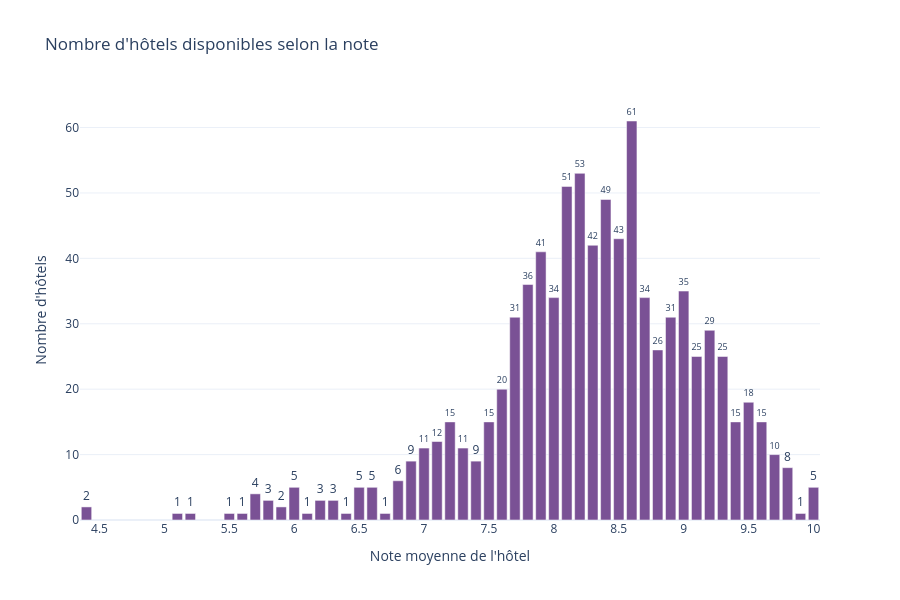

The notebook cell this image was saved under:
### Code cell
# Distribution du nombre d'hôtels en fonction de la note moyenne
fig_total = px.bar(
    reviews_by_rate,
    x="rate_num",
    y="number_of_hotels",
    text="number_of_hotels",
    hover_data={
        "rate_num": ":.1f",
        "number_of_hotels": True,
        "mean_reviews": ":,.0f",
        "median_reviews": ":,.0f"
    },
    labels={
        "rate_num": "Note moyenne",
        "number_of_hotels": "Nombre d'hôtels",
        "mean_reviews": "Nombre moyen d'avis",
        "median_reviews": "Nombre médian d'avis"
    },
    title="Nombre d'hôtels disponibles selon la note",
    template="plotly_white"
)

fig_total.update_traces(
    texttemplate="%{text:,.0f}",
    textposition="outside",
    marker_color="#7A5195"
)

fig_total.update_layout(
    xaxis=dict(
        title="Note moyenne de l'hôtel",
        dtick=0.5
    ),
    yaxis=dict(
        title="Nombre d'hôtels",
        separatethousands=True
    ),
    height=600,
    showlegend=False
)

fig_total.show()

### Figure 1 — Plotly figure (JSON) as saved in the notebook; plotly's stock layout.template omitted (floating-point values rounded to 4 significant figures)
{"data": [{"customdata": [[1348.0, 1348.0], [2530.0, 2530.0], [1206.0, 1206.0], [781.0, 781.0], [1967.0, 1967.0], [1525.0, 1404.0], [778.7, 366.0], [2792.0, 2792.0], [3749.0, 217.0], [799.0, 799.0], [498.0, 42.0], [2284.0, 2473.0], [1858.0, 1858.0], [1181.0, 231.0], [978.0, 826.0], [1336.0, 1336.0], [1626.0, 1604.0], [1551.0, 1476.0], [1609.0, 1043.0], [1927.0, 1334.0], [2767.0, 2981.0], [925.0, 334.0], [1564.0, 1881.0], [1449.0, 935.0], [2113.0, 1161.0], [2184.0, 2102.0], [1807.0, 1662.0], [1725.0, 1460.0], [2098.0, 1654.0], [2022.0, 1507.0], [1897.0, 1589.0], [1864.0, 1738.0], [1671.0, 1279.0], [1712.0, 1361.0], [1535.0, 1131.0], [1411.0, 792.5], [1552.0, 581.0], [1377.0, 417.0], [408.0, 181.0], [323.5, 49.0], [335.2, 73.0], [176.8, 58.0], [194.5, 84.0], [75.06, 37.0], [80.4, 45.0], [32.5, 10.0], [44.38, 36.5], [58.0, 58.0], [2.4, 1.0]], "hovertemplate": "Note moyenne=%{x:.1f}<br>Nombre d'hôtels=%{text}<br>Nombre moyen d'avis=%{customdata[0]:,.0f}<br>Nombre médian d'avis=%{customdata[1]:,.0f}<extra></extra>", "legendgroup": "", "marker": {"color": "#7A5195", "pattern": {"shape": ""}}, "name": "", "orientation": "v", "showlegend": false, "text": [2.0, 1.0, 1.0, 1.0, 1.0, 4.0, 3.0, 2.0, 5.0, 1.0, 3.0, 3.0, 1.0, 5.0, 5.0, 1.0, 6.0, 9.0, 11.0, 12.0, 15.0, 11.0, 9.0, 15.0, 20.0, 31.0, 36.0, 41.0, 34.0, 51.0, 53.0, 42.0, 49.0, 43.0, 61.0, 34.0, 26.0, 31.0, 35.0, 25.0, 29.0, 25.0, 15.0, 18.0, 15.0, 10.0, 8.0, 1.0, 5.0], "textposition": "outside", "texttemplate": "%{text:,.0f}", "type": "bar", "x": [4.4, 5.1, 5.2, 5.5, 5.6, 5.7, 5.8, 5.9, 6.0, 6.1, 6.2, 6.3, 6.4, 6.5, 6.6, 6.7, 6.8, 6.9, 7.0, 7.1, 7.2, 7.3, 7.4, 7.5, 7.6, 7.7, 7.8, 7.9, 8.0, 8.1, 8.2, 8.3, 8.4, 8.5, 8.6, 8.7, 8.8, 8.9, 9.0, 9.1, 9.2, 9.3, 9.4, 9.5, 9.6, 9.7, 9.8, 9.9, 10.0], "xaxis": "x", "y": [2, 1, 1, 1, 1, 4, 3, 2, 5, 1, 3, 3, 1, 5, 5, 1, 6, 9, 11, 12, 15, 11, 9, 15, 20, 31, 36, 41, 34, 51, 53, 42, 49, 43, 61, 34, 26, 31, 35, 25, 29, 25, 15, 18, 15, 10, 8, 1, 5], "yaxis": "y"}], "layout": {"barmode": "relative", "height": 600, "legend": {"tracegroupgap": 0}, "showlegend": false, "title": {"text": "Nombre d'hôtels disponibles selon la note"}, "xaxis": {"anchor": "y", "domain": [0, 1], "dtick": 0.5, "title": {"text": "Note moyenne de l'hôtel"}}, "yaxis": {"anchor": "x", "domain": [0, 1], "separatethousands": true, "title": {"text": "Nombre d'hôtels"}}}}
